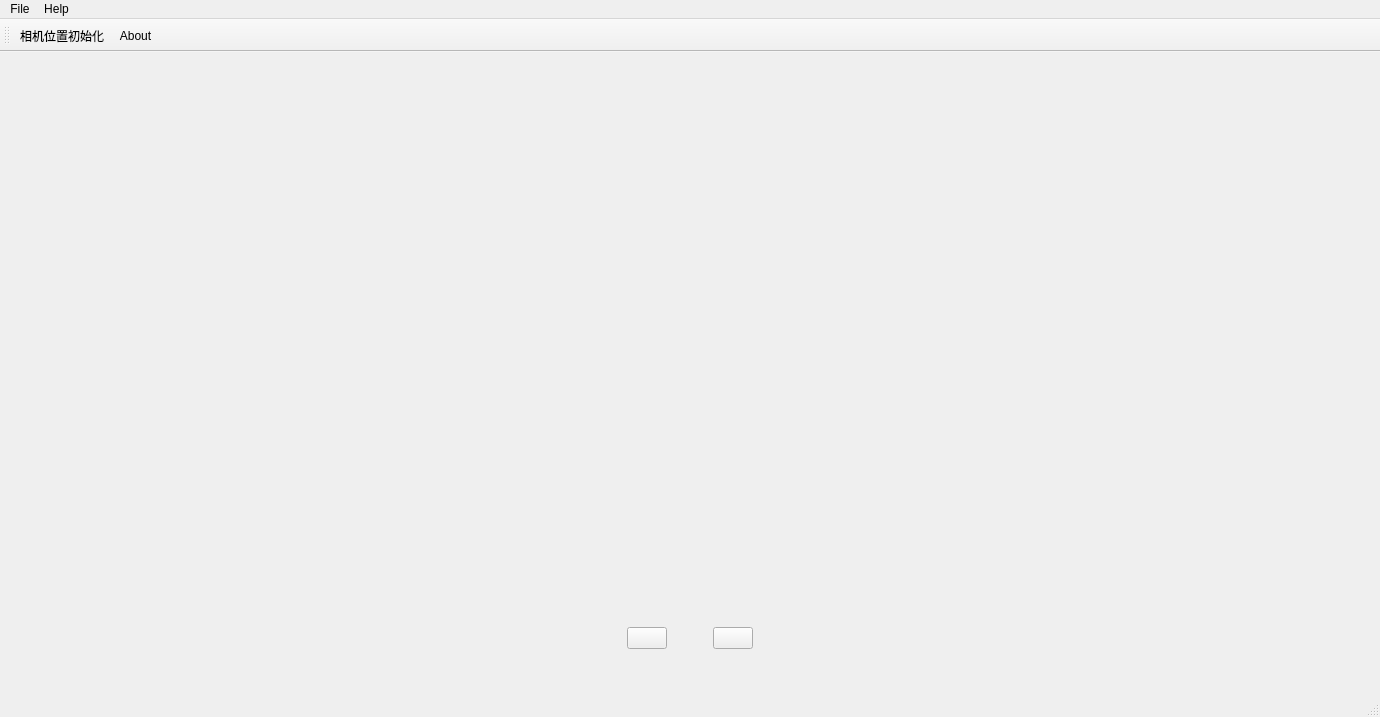
<?xml version="1.0" encoding="UTF-8"?>
<ui version="4.0">
 <class>MainWindow</class>
 <widget class="QMainWindow" name="MainWindow">
  <property name="geometry">
   <rect>
    <x>0</x>
    <y>0</y>
    <width>1380</width>
    <height>717</height>
   </rect>
  </property>
  <property name="windowTitle">
   <string>MainWindow</string>
  </property>
  <widget class="QWidget" name="centralWidget">
   <widget class="QWidget" name="layoutWidget">
    <property name="geometry">
     <rect>
      <x>21</x>
      <y>36</y>
      <width>1338</width>
      <height>572</height>
     </rect>
    </property>
    <layout class="QVBoxLayout" name="verticalLayout">
     <item>
      <layout class="QHBoxLayout" name="horizontalLayout">
       <item>
        <widget class="QLabel" name="inVideo">
         <property name="text">
          <string/>
         </property>
         <property name="alignment">
          <set>Qt::AlignCenter</set>
         </property>
        </widget>
       </item>
       <item>
        <widget class="QLabel" name="outVideo">
         <property name="text">
          <string/>
         </property>
         <property name="alignment">
          <set>Qt::AlignCenter</set>
         </property>
        </widget>
       </item>
      </layout>
     </item>
     <item>
      <spacer name="verticalSpacer">
       <property name="orientation">
        <enum>Qt::Vertical</enum>
       </property>
       <property name="sizeHint" stdset="0">
        <size>
         <width>20</width>
         <height>40</height>
        </size>
       </property>
      </spacer>
     </item>
     <item>
      <layout class="QHBoxLayout" name="horizontalLayout_2">
       <item>
        <spacer name="horizontalSpacer_4">
         <property name="orientation">
          <enum>Qt::Horizontal</enum>
         </property>
         <property name="sizeHint" stdset="0">
          <size>
           <width>40</width>
           <height>20</height>
          </size>
         </property>
        </spacer>
       </item>
       <item>
        <widget class="QPushButton" name="Start">
         <property name="text">
          <string/>
         </property>
         <property name="icon">
          <iconset resource="menu_icon.qrc">
           <normaloff>:/image/res/Start.png</normaloff>:/image/res/Start.png</iconset>
         </property>
         <property name="iconSize">
          <size>
           <width>50</width>
           <height>50</height>
          </size>
         </property>
         <property name="autoDefault">
          <bool>false</bool>
         </property>
        </widget>
       </item>
       <item>
        <spacer name="horizontalSpacer_2">
         <property name="orientation">
          <enum>Qt::Horizontal</enum>
         </property>
         <property name="sizeType">
          <enum>QSizePolicy::Minimum</enum>
         </property>
         <property name="sizeHint" stdset="0">
          <size>
           <width>40</width>
           <height>20</height>
          </size>
         </property>
        </spacer>
       </item>
       <item>
        <widget class="QPushButton" name="Stop">
         <property name="text">
          <string/>
         </property>
         <property name="icon">
          <iconset resource="menu_icon.qrc">
           <normaloff>:/image/res/Pause.png</normaloff>:/image/res/Pause.png</iconset>
         </property>
         <property name="iconSize">
          <size>
           <width>50</width>
           <height>50</height>
          </size>
         </property>
        </widget>
       </item>
       <item>
        <spacer name="horizontalSpacer_3">
         <property name="orientation">
          <enum>Qt::Horizontal</enum>
         </property>
         <property name="sizeHint" stdset="0">
          <size>
           <width>40</width>
           <height>20</height>
          </size>
         </property>
        </spacer>
       </item>
      </layout>
     </item>
    </layout>
   </widget>
  </widget>
  <widget class="QMenuBar" name="menuBar">
   <property name="geometry">
    <rect>
     <x>0</x>
     <y>0</y>
     <width>1380</width>
     <height>36</height>
    </rect>
   </property>
   <widget class="QMenu" name="menuFile">
    <property name="title">
     <string>File</string>
    </property>
    <addaction name="actionOpenCamera"/>
    <addaction name="actionExit"/>
   </widget>
   <widget class="QMenu" name="menuAbout">
    <property name="title">
     <string>Help</string>
    </property>
    <addaction name="actionAbout"/>
   </widget>
   <addaction name="menuFile"/>
   <addaction name="menuAbout"/>
  </widget>
  <widget class="QToolBar" name="mainToolBar">
   <attribute name="toolBarArea">
    <enum>TopToolBarArea</enum>
   </attribute>
   <attribute name="toolBarBreak">
    <bool>false</bool>
   </attribute>
   <addaction name="actionOpenCamera"/>
   <addaction name="actionAbout"/>
  </widget>
  <widget class="QStatusBar" name="statusBar"/>
  <action name="actionOpenCamera">
   <property name="icon">
    <iconset resource="menu_icon.qrc">
     <normaloff>:/image/res/Camera.png</normaloff>:/image/res/Camera.png</iconset>
   </property>
   <property name="text">
    <string>相机位置初始化</string>
   </property>
  </action>
  <action name="actionExit">
   <property name="icon">
    <iconset resource="menu_icon.qrc">
     <normaloff>:/image/res/Close.png</normaloff>:/image/res/Close.png</iconset>
   </property>
   <property name="text">
    <string>Exit</string>
   </property>
  </action>
  <action name="actionAbout">
   <property name="icon">
    <iconset resource="menu_icon.qrc">
     <normaloff>:/image/res/about.png</normaloff>:/image/res/about.png</iconset>
   </property>
   <property name="text">
    <string>About</string>
   </property>
  </action>
  <action name="actionStart">
   <property name="icon">
    <iconset resource="menu_icon.qrc">
     <normaloff>:/image/res/Start.png</normaloff>:/image/res/Start.png</iconset>
   </property>
   <property name="text">
    <string>Start</string>
   </property>
  </action>
  <action name="actionPause">
   <property name="icon">
    <iconset resource="menu_icon.qrc">
     <normaloff>:/image/res/Pause.png</normaloff>:/image/res/Pause.png</iconset>
   </property>
   <property name="text">
    <string>Pause</string>
   </property>
  </action>
 </widget>
 <layoutdefault spacing="6" margin="11"/>
 <resources>
  <include location="menu_icon.qrc"/>
 </resources>
 <connections>
  <connection>
   <sender>actionExit</sender>
   <signal>triggered()</signal>
   <receiver>MainWindow</receiver>
   <slot>close()</slot>
   <hints>
    <hint type="sourcelabel">
     <x>-1</x>
     <y>-1</y>
    </hint>
    <hint type="destinationlabel">
     <x>375</x>
     <y>225</y>
    </hint>
   </hints>
  </connection>
 </connections>
</ui>
